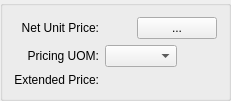
      <widget class="QGroupBox" name="_priceGroup_2">
       <property name="title">
        <string/>
       </property>
       <layout class="QGridLayout">
        <item row="0" column="0">
         <widget class="QLabel" name="_priceLit">
          <property name="text">
           <string>Net Unit Price:</string>
          </property>
          <property name="alignment">
           <set>Qt::AlignRight|Qt::AlignTrailing|Qt::AlignVCenter</set>
          </property>
         </widget>
        </item>
        <item row="0" column="1">
         <widget class="CurrCluster" name="_price">
          <property name="format">
           <enum>CurrDisplay::SalesPrice</enum>
          </property>
          <property name="currencyEditable" stdset="0">
           <bool>false</bool>
          </property>
         </widget>
        </item>
        <item row="1" column="0">
         <widget class="QLabel" name="_pricingUOMLit">
          <property name="minimumSize">
           <size>
            <width>0</width>
            <height>0</height>
           </size>
          </property>
          <property name="text">
           <string>Pricing UOM:</string>
          </property>
          <property name="alignment">
           <set>Qt::AlignRight|Qt::AlignTrailing|Qt::AlignVCenter</set>
          </property>
         </widget>
        </item>
        <item row="1" column="1" colspan="2">
         <layout class="QHBoxLayout">
          <item>
           <widget class="XComboBox" name="_pricingUOM"/>
          </item>
          <item>
           <spacer>
            <property name="orientation">
             <enum>Qt::Horizontal</enum>
            </property>
            <property name="sizeHint" stdset="0">
             <size>
              <width>40</width>
              <height>20</height>
             </size>
            </property>
           </spacer>
          </item>
         </layout>
        </item>
        <item row="2" column="0">
         <widget class="QLabel" name="_extendedLit">
          <property name="text">
           <string>Extended Price:</string>
          </property>
          <property name="alignment">
           <set>Qt::AlignRight|Qt::AlignTrailing|Qt::AlignVCenter</set>
          </property>
         </widget>
        </item>
        <item row="2" column="1" colspan="2">
         <widget class="CurrCluster" name="_extended">
          <property name="currencyEditable" stdset="0">
           <bool>false</bool>
          </property>
          <property name="currencyVisible">
           <bool>false</bool>
          </property>
          <property name="enabled">
           <bool>false</bool>
          </property>
         </widget>
        </item>
        <item row="0" column="2">
         <widget class="QPushButton" name="_listPrices">
          <property name="text">
           <string>...</string>
          </property>
         </widget>
        </item>
       </layout>
      </widget>
